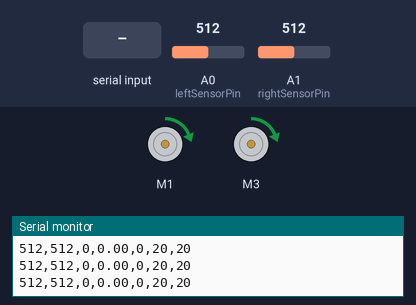
Bench run of a sketch on a simulated Arduino Uno, built with avr-gcc and run on an emulated ATmega328P. Shown: 2 × DC motor (green arrow = forward, orange = backward, longer = faster), the last lines printed to the serial monitor. The test bench sets the inputs (shaded band); at power-on: A0 (leftSensorPin) = 512, A1 (rightSensorPin) = 512.

Above: at 1.2 s.
1.3 s: A0 (leftSensorPin) set to 539
At 1.51 s:
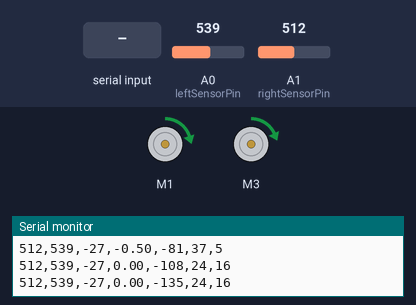
4.3 s: A0 (leftSensorPin) set to 540
5.8 s: A1 (rightSensorPin) set to 306
7.3 s: "90,45\n" received over Serial
At 9.5 s:
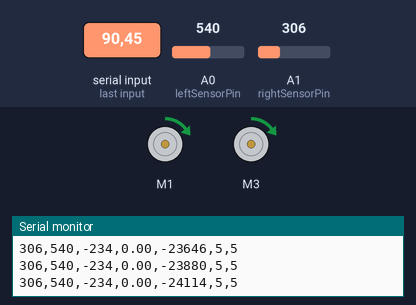
9.8 s: A1 (rightSensorPin) set to 268
12.8 s: A1 (rightSensorPin) set to 233
Timing chart, 0 to 15.3 s (numbered marks = the images above; inputs shaded):
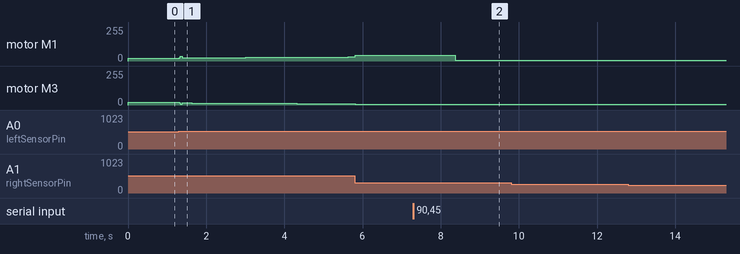

Measured:
- after the input at 1.3 s, motor M1: moves from forward 20/255 to forward 28/255 over 2.4 s, starting at once; motor M3: moves from forward 20/255 to forward 12/255 over 2.4 s, starting at once
- after the input at 7.3 s, motor M3: stays forward 5/255 (without the input it goes to forward 35/255 after 2.4 s)

The sketch:

poelab3.ino
```cpp
#include <Wire.h>
#include <Adafruit_MotorShield.h>
#include "utility/Adafruit_PWMServoDriver.h"

Adafruit_MotorShield AFMS = Adafruit_MotorShield();
Adafruit_DCMotor *leftMotor = AFMS.getMotor(3);
Adafruit_DCMotor *rightMotor = AFMS.getMotor(1);
byte rightSensorPin = A1;
byte leftSensorPin = A0;
int error = 0; // cumulative error for integral control
int lastDiff = 0; // for derivative control
double deriv = 0; // derivative of error
float Pc = 0.166; // constant for proportional control
float Ic = 0.00166; // constant for integral control
float Dc = 25; // constant for derivative control
int baseSpeed = 20; //base speed for wheels
int sensorSkew = 0; // constant for how much the right sensor is skewed above the left
int lowestSpeed = 5; //fastest a wheel can get
int highestSpeed = 45; //slowest a wheel can get
unsigned long currMillis = 0; // for keeping track of time
unsigned long prevMillis = 0;
unsigned long timeInterval = 50; // time we should take derivative

int scalar = 10; // for scaling base speed, PID constants
int lastScalar = 10; // keeps track of previous one
int scaleB = 2; // scalar for base speed
float scaleP = 0.0167; // scalar for proportional constant
float scaleI = 0.000167; //scalar for integral constant
float scaleD = 2.5; //scalar for derivative constant

void setup() {
  Serial.begin(9600);
  AFMS.begin();
}


void loop() {
  // read serial and set values appropriately
  scalar = read_serial(scalar);

  if (scalar != lastScalar){
    // only compute new values of scalar has changed
    lastScalar = scalar;
    baseSpeed = scalar * scaleB;
    Pc = scalar * scaleP;
    Ic = scalar * scaleI;
    Dc = scalar * scaleD;
  }

  int diffSpeed = 0;

  // read sensors
  int rightSense = analogRead(rightSensorPin);
  int leftSense = analogRead(leftSensorPin) + sensorSkew;
  int diffSense = rightSense-leftSense;

  currMillis = millis();
  if (currMillis - prevMillis > timeInterval) {
    // if enough time has elapsed, calculate derivative
    deriv = ((float)diffSense - lastDiff)/(currMillis-prevMillis);
    prevMillis = currMillis;
    lastDiff = diffSense;
  }

  // add to integral
  error += diffSense;

  // compute speed difference
  diffSpeed = diffSense * Pc + Ic * error + Dc * deriv;

  // apply speed difference to left and right wheels
  int rightSpeed = baseSpeed - diffSpeed;
  int leftSpeed = baseSpeed + diffSpeed;

  //keep them within reasonable limits
  if (rightSpeed < lowestSpeed) {
    rightSpeed = lowestSpeed;
  }
  if (rightSpeed > highestSpeed) {
    rightSpeed = highestSpeed;
  }
  if (leftSpeed < lowestSpeed) {
    leftSpeed = lowestSpeed;
  }
  if (leftSpeed > highestSpeed) {
    leftSpeed = highestSpeed;
  }

  // send speed to motors
  rightMotor->setSpeed(rightSpeed);
  leftMotor->setSpeed(leftSpeed);

  // run motors
  leftMotor->run(FORWARD);
  rightMotor->run(FORWARD);

  // log values
  Serial.print(rightSense);
  Serial.print(",");
  Serial.print(leftSense);
  Serial.print(",");
  Serial.print(diffSense);
  Serial.print(",");
  Serial.print(deriv);
  Serial.print(",");
  Serial.print(error);
  Serial.print(",");
  Serial.print(rightSpeed);
  Serial.print(",");
  Serial.println(leftSpeed);
}

int read_serial(int prev_val) {
  //reads serial input
  if (Serial.available() > 0) {
    return Serial.parseInt();
  }
  return prev_val;
}
```
